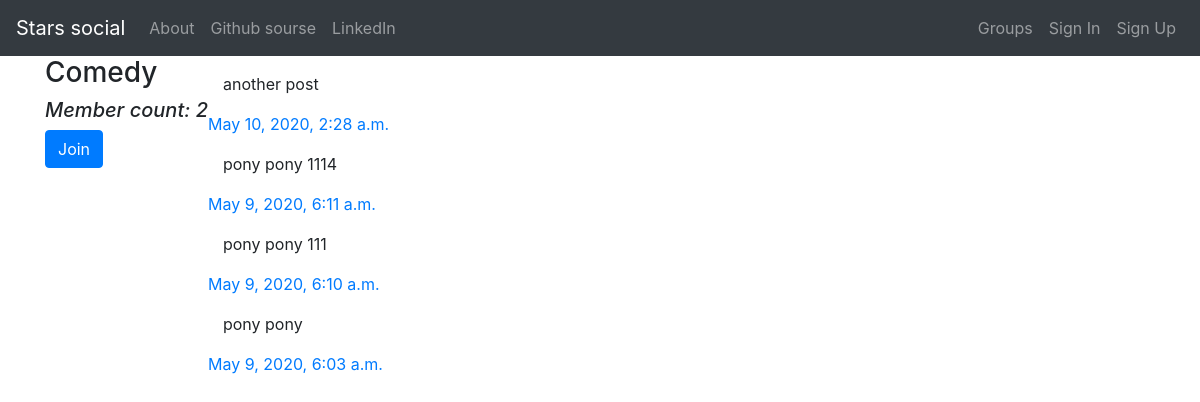
The page /groups/post/in/comedy/ on the database its author committed.
### groups/models.py (models this page shows, shortened)
class Group(models.Model):
    name = models.CharField(max_length=200,
                            unique=True,
                            validators=[validate_slug])
    name__text = "Maximum sibols 200, only characters numbers, spaces, underlines and dashes"
    slug = models.SlugField(allow_unicode=True, max_length=200, unique=True)
    description = models.TextField(blank=True, default='')
    description_html = models.TextField(editable=False, blank=True, default='')
    members = models.ManyToManyField(to=User, through='GroupMember')

### posts/models.py (models this page shows, shortened)
class Post(models.Model):
    user = models.ForeignKey(
        to=User, related_name='posts', on_delete=models.CASCADE)
    created_at = models.DateTimeField(auto_now=True)
    message = models.TextField()
    message_html = models.TextField(editable=False)
    group = models.ForeignKey(to=Group, related_name='posts',
                              null=True, blank=True, on_delete=models.CASCADE)
    class Meta:
        ordering = ['-created_at']
        unique_together = ['user', 'message']

### groups/views.py (the view)
# urls.py: path('post/in/<slug>/', views.SingleGroup.as_view(), name='single'),
class SingleGroup(generic.DetailView):
    model = models.Group

### groups/templates/groups/group_detail.html
{% extends 'groups/group_base.html' %}
{% block pregroup %}
<div class="content">
    <h3>{{ group.name }}</h3>
    <h5> <i>Member count: {{group.members.count}}</i></h5>
    {% if user in group.members.all %}
    <a href="{% url 'groups:leave' slug=group.slug %}" class='btn btn-warning'>
        <span class='glyphicon glyphicon-remove-circle'>Leave</span>
    </a>
    {% else %}
    <a href="{% url 'groups:join' slug=group.slug %}" class='btn btn-primary'>
        <span class='glyphicon glyphicon-ok-circle'>Join</span>
    </a>
    {% endif %}
</div>
{% endblock pregroup %}
{% block group_content %}
<div class='col-md-8'>
    {% if group.posts.count == 0 %}
    <h3>No posts yet!</h3>
    {% else %}
    {% for post in group.posts.all %}
    {% include 'posts/_post.html' %}
    {% endfor %}
    {% endif %}
</div>
{% endblock group_content %}

### posts/templates/posts/_post.html (shortened to what this page needs)
<div class='column'>
    <p>{{post.message_html|safe}}</p>
    <div class='column'>
        <div class='row'>
            <time class="time"><a href="{% url 'posts:single' username=post.user.username pk=post.pk %}">{{ post.created_at}}</a></time>
            </div>
</div>

### rows shown on the page
Group: name "Comedy", members.count "2"
Post: message_html "another post", created_at "May 10, 2020, 2:28 a.m."
Post: message_html "pony pony 1114", created_at "May 9, 2020, 6:11 a.m."
Post: message_html "pony pony 111", created_at "May 9, 2020, 6:10 a.m."
Post: message_html "pony pony", created_at "May 9, 2020, 6:03 a.m."
